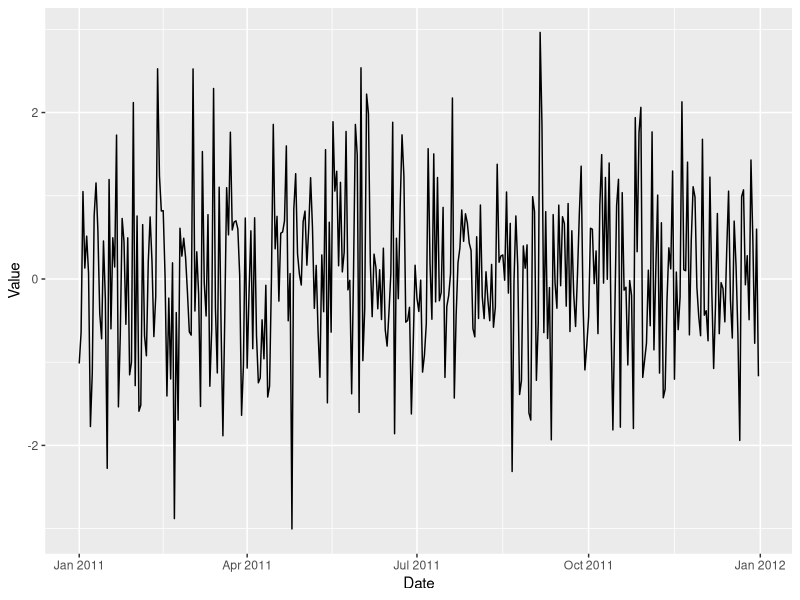
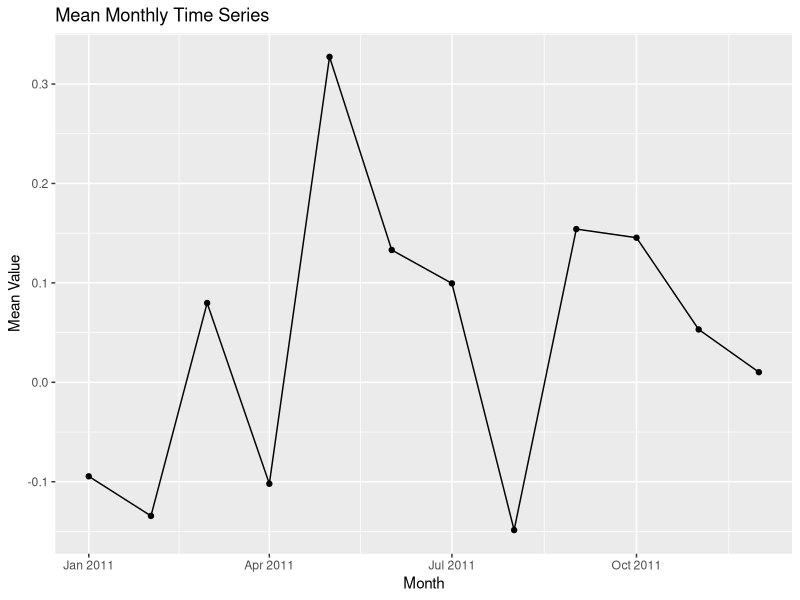
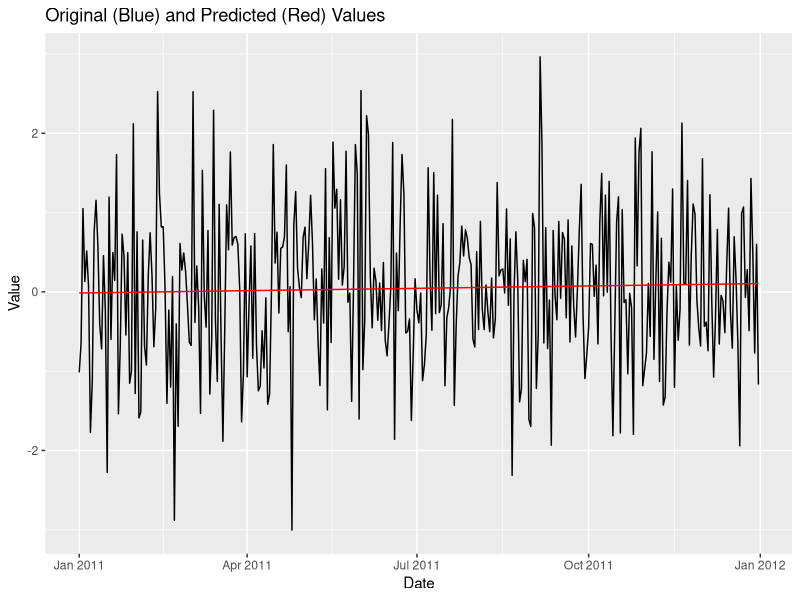
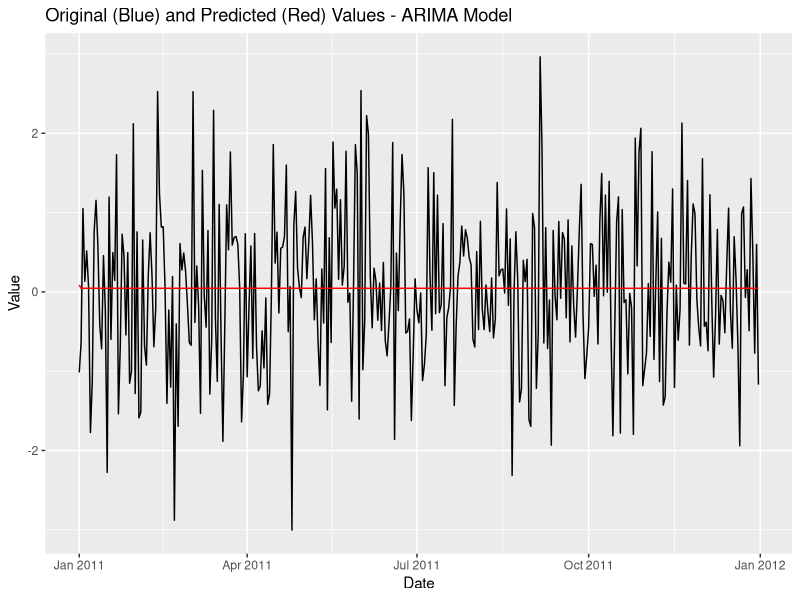

R code for these plots, in order: (Note: this script raises an error after producing the figures.)
# Install and load necessary packages
install.packages(c('ggplot2','dplyr','sqldf','lubridate','forecast'))
library(ggplot2)
library(dplyr)
library(sqldf)
library(lubridate)
library(forecast)

# Create a vector of the dates 2011-01-01 to 2011-12-31
date_range <- seq(as.Date("2011-01-01"), as.Date("2011-12-31"), by = "days")

# Create a data frame containing the dates and a random variable
ts_data <- data.frame(date=date_range, value=rnorm(length(date_range)))

# Plot the time series
ggplot(ts_data, aes(x=date, y=value)) +
  geom_line() +
  xlab("Date") +
  ylab("Value")

# Summarize the time series
summary(ts_data$value)

# Group the data by month
monthly_data <- ts_data %>% 
  group_by(month=floor_date(date, "month")) %>% 
  summarise(mean=mean(value),
            sd=sd(value))

# Plot the summarised data
ggplot(monthly_data, aes(x=month, y=mean)) +
  geom_line() +
  geom_point() +
  xlab("Month") +
  ylab("Mean Value") +
  ggtitle("Mean Monthly Time Series")

# Fit a linear model to the data
fit <- lm(value ~ date, data=ts_data)

# Make predictions
preds <- predict(fit, data.frame(date=date_range))

# Plot results
ggplot(ts_data, aes(x=date, y=value)) +
  geom_line() +
  geom_line(data=data.frame(date=date_range, value=preds), aes(x=date, y=value), color="red") +
  xlab("Date") +
  ylab("Value") +
  ggtitle("Original (Blue) and Predicted (Red) Values")

# Fit an ARIMA model
model = arima(ts_data$value, order=c(1,1,1))

# Make predictions from the model
preds.arima <- predict(model, n.ahead=length(date_range))$pred

# Plot the ARIMA model results
ggplot(ts_data, aes(x=date, y=value)) +
  geom_line() +
  geom_line(data=data.frame(date=date_range, value=preds.arima), aes(x=date, y=value), color="red") +
  xlab("Date") +
  ylab("Value") +
  ggtitle("Original (Blue) and Predicted (Red) Values - ARIMA Model")

# Compute correlation between original values and predictions
cor(ts_data$value, preds)

# Compute correlation between original values and ARIMA predictions
cor(ts_data$value, preds.arima)

# Create a data frame for lagged values
lag_data <- ts_data %>%
  group_by(month=yday(date)) %>%
  mutate(lag=lag(value,7)) 

# Create a linear regression model for the lagged data
fit.lag <- lm(value ~ lag, data=lag_data)

# Make predictions on the lagged data
preds.lag <- predict(fit.lag, data.frame(date=date_range, lag=lag_data$lag))

# Plot the lagged model results
ggplot(ts_data, aes(x=date, y=value)) +
  geom_line() +
  geom_line(data=data.frame(date=date_range, value=preds.lag),
            aes(x=date, y=value), color="red") +
  xlab("Date") +
  ylab("Value") +
  ggtitle("Original (Blue) and Predicted (Red) Values - Lagged Model")

# Compute correlation between original values and predictions
cor(ts_data$value,preds.lag)

# Create a seasonal component to the time series
seasonal_data <- ts_data %>% 
  group_by(month=yday(date)) %>% 
  mutate(seasonal=mean(value))

# Fit a linear model with the seasonal component
fit.seasonal <- lm(value ~ seasonal, data=seasonal_data)

# Make predictions on the seasonal data
preds.seasonal <- predict(fit.seasonal, data.frame(date=date_range, seasonal=seasonal_data$seasonal))

# Plot the seasonal model results
ggplot(ts_data, aes(x=date, y=value)) +
  geom_line() +
  geom_line(data=data.frame(date=date_range, value=preds.seasonal), aes(x=date, y=value), color="red") +
  xlab("Date") +
  ylab("Value") +
  ggtitle("Original (Blue) and Predicted (Red) Values - Seasonal Model")

# Compute correlation between original values and predictions
cor(ts_data$value, preds.seasonal)

# Fit an ARIMAX model
model.arimax <- arima(ts_data$value, order=c(1,1,1), xreg=seasonal_data$seasonal)

# Make predictions from the ARIMAX model
preds.arimax <- predict(model.arimax, n.ahead=length(date_range))$pred

# Plot the ARIMAX model results
ggplot(ts_data, aes(x=date, y=value)) +
  geom_line() +
  geom_line(data=data.frame(date=date_range, value=preds.arimax), aes(x=date, y=value), color="red") +
  xlab("Date") +
  ylab("Value") +
  ggtitle("Original (Blue) and Predicted (Red) Values - ARIMAX Model")

# Compute correlation between original values and predictions
cor(ts_data$value, preds.arimax)

# Create a month column in the original time series data
ts_data$month <- floor_date(ts_data$date, 'month')

# Create a subset of data by month
ts_subset <- ts_data %>% 
  group_by(month=yday(date)) %>% 
  summarise(mean=mean(value),
            sd=sd(value))

# Fit a linear regression model
fit.subset <- lm(mean ~ month, data=ts_subset)

# Make predictions
preds.subset <- predict(fit.subset, data.frame(month=ts_subset$month))

# Plot the results
ggplot(ts_subset, aes(x=month, y=mean)) +
  geom_line() +
  geom_point() +
  geom_line(data=data.frame(month=ts_subset$month, value=preds.subset), aes(x=month, y=value), color="red") +
  xlab("Month") +
  ylab("Mean Value") +
  ggtitle("Original (Blue) and Predicted (Red) Values - Subset Model")

# Compute correlation between original values and predictions
cor(ts_subset$mean, preds.subset)

# Fit an ARIMA model to the monthly data
model.seasonal <- arima(ts_subset$mean, order=c(1,1,1))

# Make predictions
preds.seasonal <- predict(model.seasonal, n.ahead=length(ts_subset$month))$pred

# Plot the results
ggplot(ts_subset, aes(x=month, y=mean)) +
  geom_line() +
  geom_point() +
  geom_line(data=data.frame(month=ts_subset$month, value=preds.seasonal), aes(x=month, y=value), color="red") +
  xlab("Month") +
  ylab("Mean Value") +
  ggtitle("Original (Blue) and Predicted (Red) Values - ARIMA Model")

# Compute correlation between original values and predictions
cor(ts_subset$mean, preds.seasonal)
